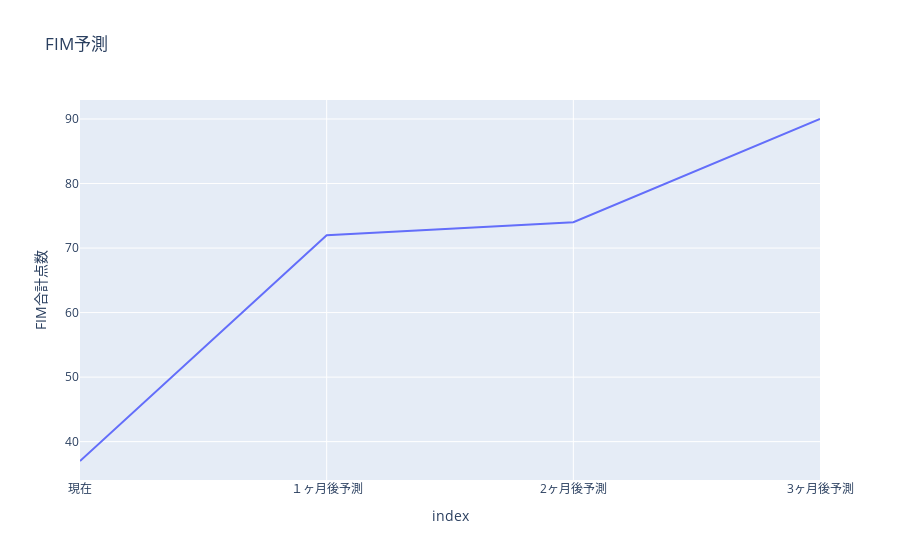

The cell this chart's notebook holds for it:
### Markdown cell above
## グラフ表示

### Code cell
import plotly.express as px
import plotly.figure_factory as ff

fig = px.line(df_graph,x=df_graph.index, y="FIM合計点数",  title='FIM予測', hover_name=df.index, )
fig.show()

### Figure 1 — Plotly figure (JSON) as saved in the notebook; plotly's stock layout.template omitted (floating-point values rounded to 4 significant figures)
{"data": [{"hovertemplate": "<b>%{hovertext}</b><br><br>index=%{x}<br>FIM合計点数=%{y}<extra></extra>", "hovertext": ["現在", "１ヶ月後予測", "2ヶ月後予測", "3ヶ月後予測"], "legendgroup": "", "line": {"color": "#636efa", "dash": "solid"}, "mode": "lines", "name": "", "orientation": "v", "showlegend": false, "type": "scatter", "x": ["現在", "１ヶ月後予測", "2ヶ月後予測", "3ヶ月後予測"], "xaxis": "x", "y": [37, 72, 74, 90], "yaxis": "y"}], "layout": {"legend": {"tracegroupgap": 0}, "title": {"text": "FIM予測"}, "xaxis": {"anchor": "y", "domain": [0, 1], "title": {"text": "index"}}, "yaxis": {"anchor": "x", "domain": [0, 1], "title": {"text": "FIM合計点数"}}}}
